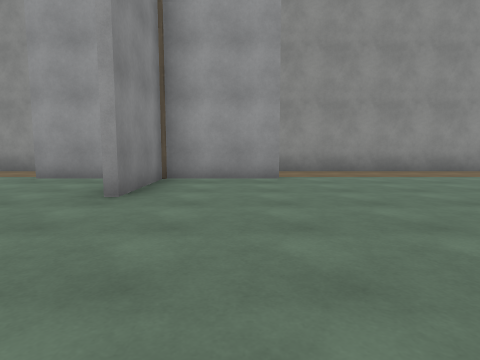
View 1 (above)

24 first-person views from a walk through a Unity game level. The camera is 1.2 m above the floor, tilts 6° down and sees 75° across. The floor is counted in squares, 2 m on a side. Each view is taken from the middle of a square. On the plan, view 1 faces up. The plan holds only what a view shows up to about 9 squares ahead; the rest is blank. The place goes on beyond the plan. The player is left out. Surface patterns are stand-ins for the level's own textures.

View 2
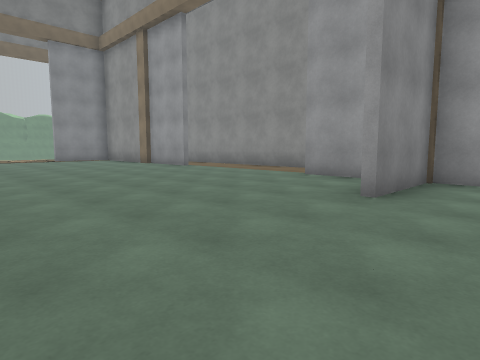

View 3
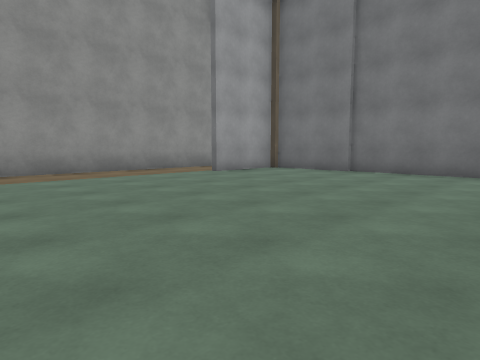

View 4
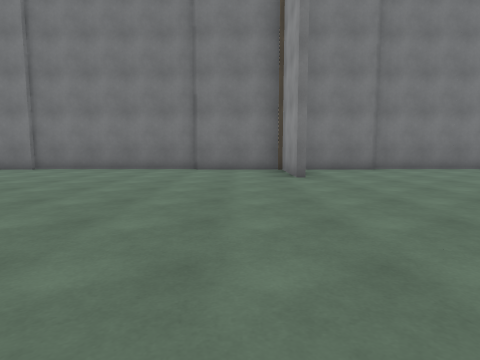

View 5
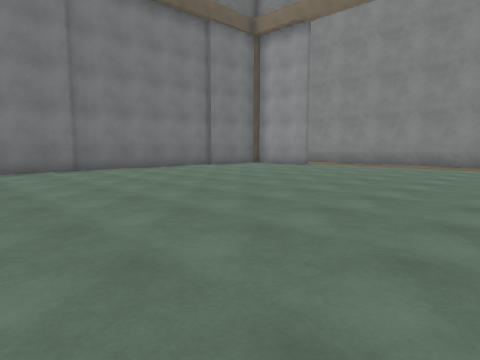

View 6
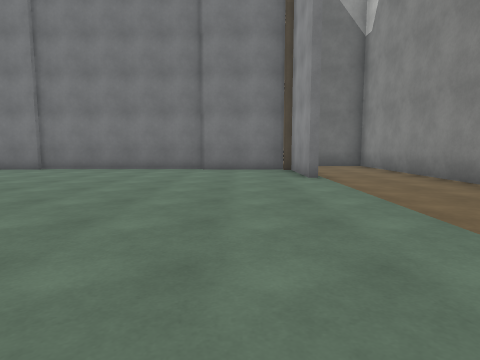

View 7
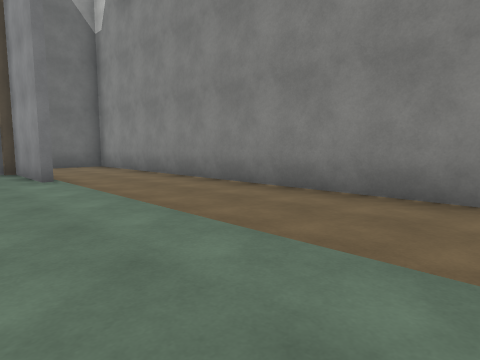

View 8
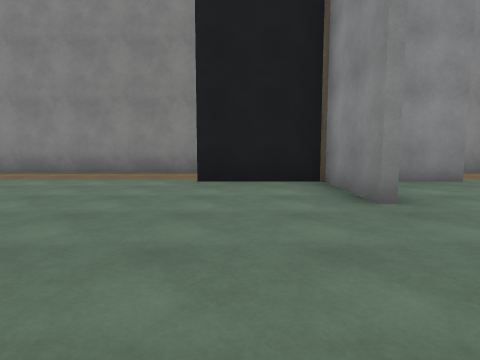

View 9
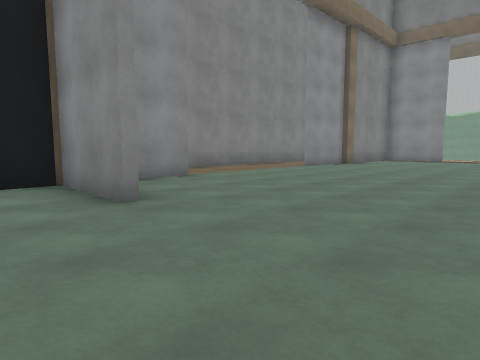

View 10
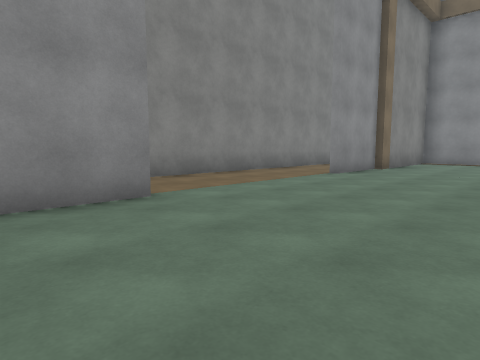

View 11
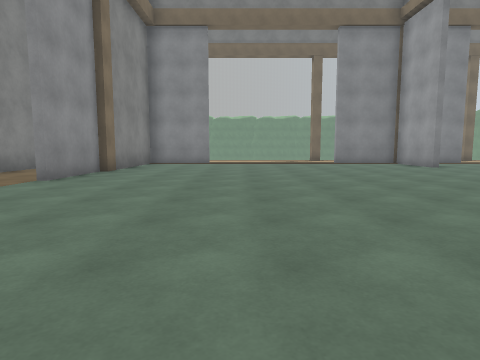

View 12
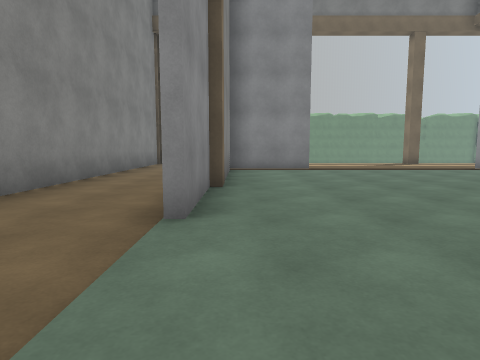

View 13
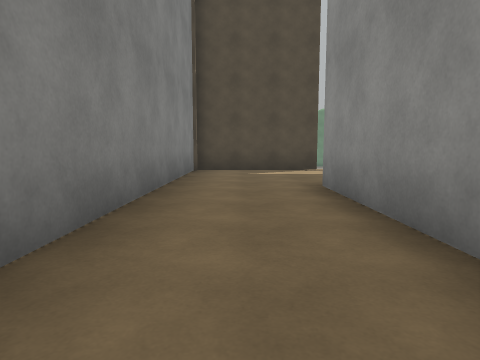

View 14
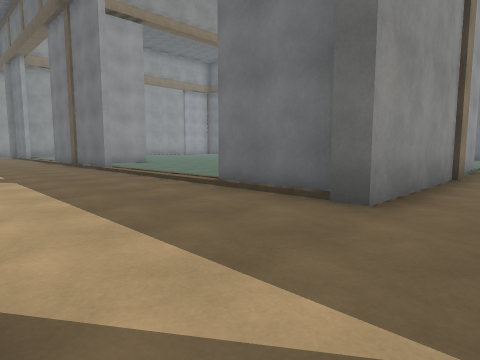

View 15
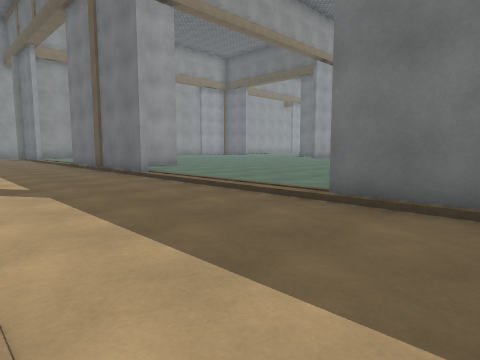

View 16
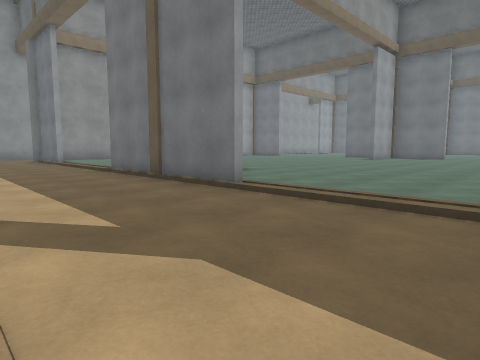

View 17
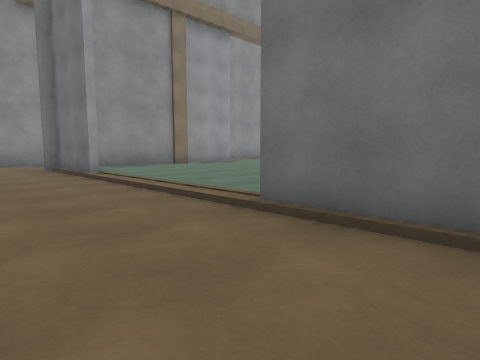

View 18
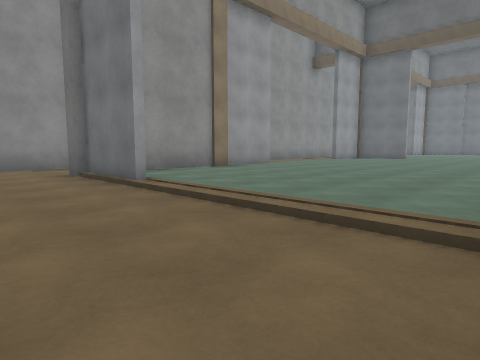

View 19
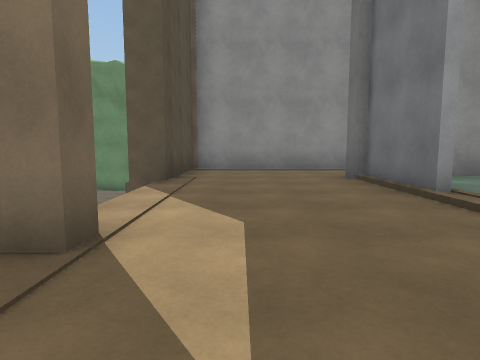

View 20
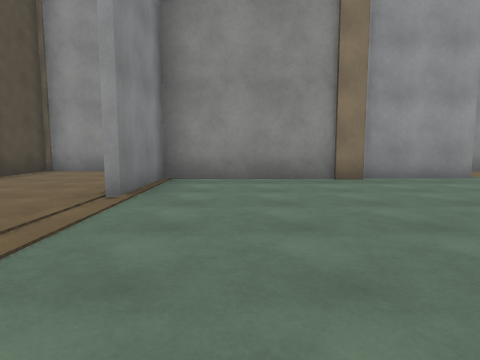

View 21
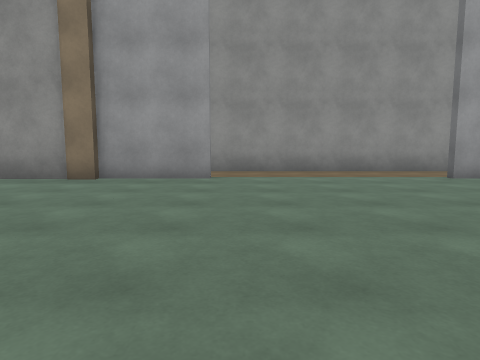

View 22
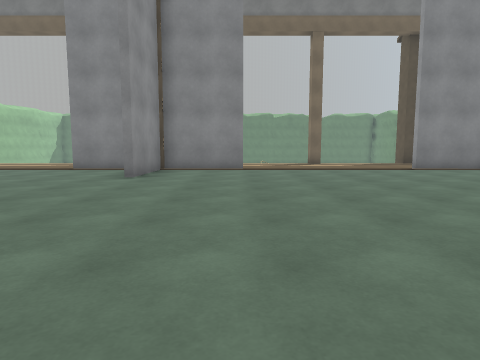

View 23
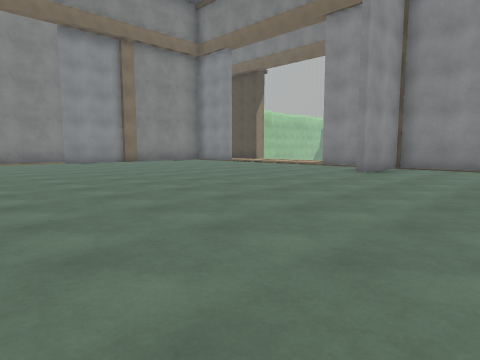

View 24
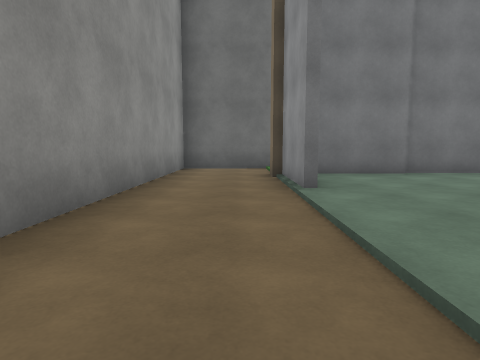

### Floor plan
Points are (right, up) in squares from view 1. A wall is a line through its corners. A room is listed if a view was taken in it or the views show most of it. See-through windows are left out.
Room 1 (views 1, 2, 3, 4, 5, 6, 7, 8, 9, 10, 11, 12, 13, 14, 15, 16, 17, 18, 19, 20, 21, 22, 23, 24)
walls: (-1.5, -10.1) (-1.5, -12.5) (0.8, -12.5); (-4, -12.5) (-2.4, -12.5); (-8.5, -12.7) (-14.9, -12.7) (-14.9, -12.2); (-14.4, -4.1) (-14.4, -5.5); (-14.6, -5.6) (-14.6, -0.9); (-14.4, -0.9) (-14.4, -3.1) (-12.1, -3.1); (-10.8, -12.5) (-8.5, -12.5); (-2.5, 6) (-4, 6); (-8.5, 6) (-10.8, 6); (-14.4, -10.1) (-14.4, -12.4); (-10.6, 5.8) (-11.2, 5.8); (0.9, 6) (-1.5, 6) (-1.5, 3.8); (-11.1, 6) (-14.9, 6) (-14.9, 6.4); (-8.6, -15.2) (-5.4, -15.2); (7.1, -3.1) (9.5, -3.1) (9.5, 5.5); (-13.9, -12.3) (-10.6, -12.3); (-14.6, 3.6) (-14.6, 6); (-14.6, -12.2) (-14.6, -10.1); (1.1, -15.2) (10.1, -15.2); (-2.3, 8.6) (-8.9, 8.6); (-14.4, 6) (-14.4, 3.8); (-18, 2.1) (-18, 1.7) (-18.4, 1.7); (7.1, -12.5) (9.2, -12.5); (-18.3, -11.9) (-18.3, -15.2) (-10.1, -15.2); (-14, 8.6) (-18.3, 8.6) (-18.3, 5.4); (9.5, -12.2) (9.5, -3.8); (8.9, 6) (7.1, 6); (7.4, 8.6) (1, 8.6)
ways out: opening at (8.5, 7.5) to room 2; gap at (-19, -12)
Room 2 (no view inside)
walls: (11.9, 6.1) (11.9, 8.6) (7.4, 8.6); (7.1, 6.1) (9.2, 6.1)
ways out: opening at (8.5, 7.5) to room 1

Positions as (right, up) in squares from view 1, and headings:
1: (0, 0), facing up
2: (0, 0), facing up-left
3: (2, 0), facing up-right
4: (1, -2), facing right
5: (1, -3), facing down-right
6: (1, -11), facing right
7: (1, -11), facing down-right
8: (0, -7), facing down
9: (0, -7), facing down-left
10: (-2, -9), facing down-left
11: (-3, -9), facing left
12: (-6, -12), facing left
13: (-10, -14), facing left
14: (-18, -14), facing up-right
15: (-18, -12), facing up-right
16: (-18, -9), facing up-right
17: (-17, -3), facing up-right
18: (-17, -1), facing up-right
19: (-17, 0), facing up
20: (-13, 0), facing up
21: (-8, 0), facing up
22: (-6, -1), facing left
23: (-5, 0), facing down-left
24: (3, 7), facing right
